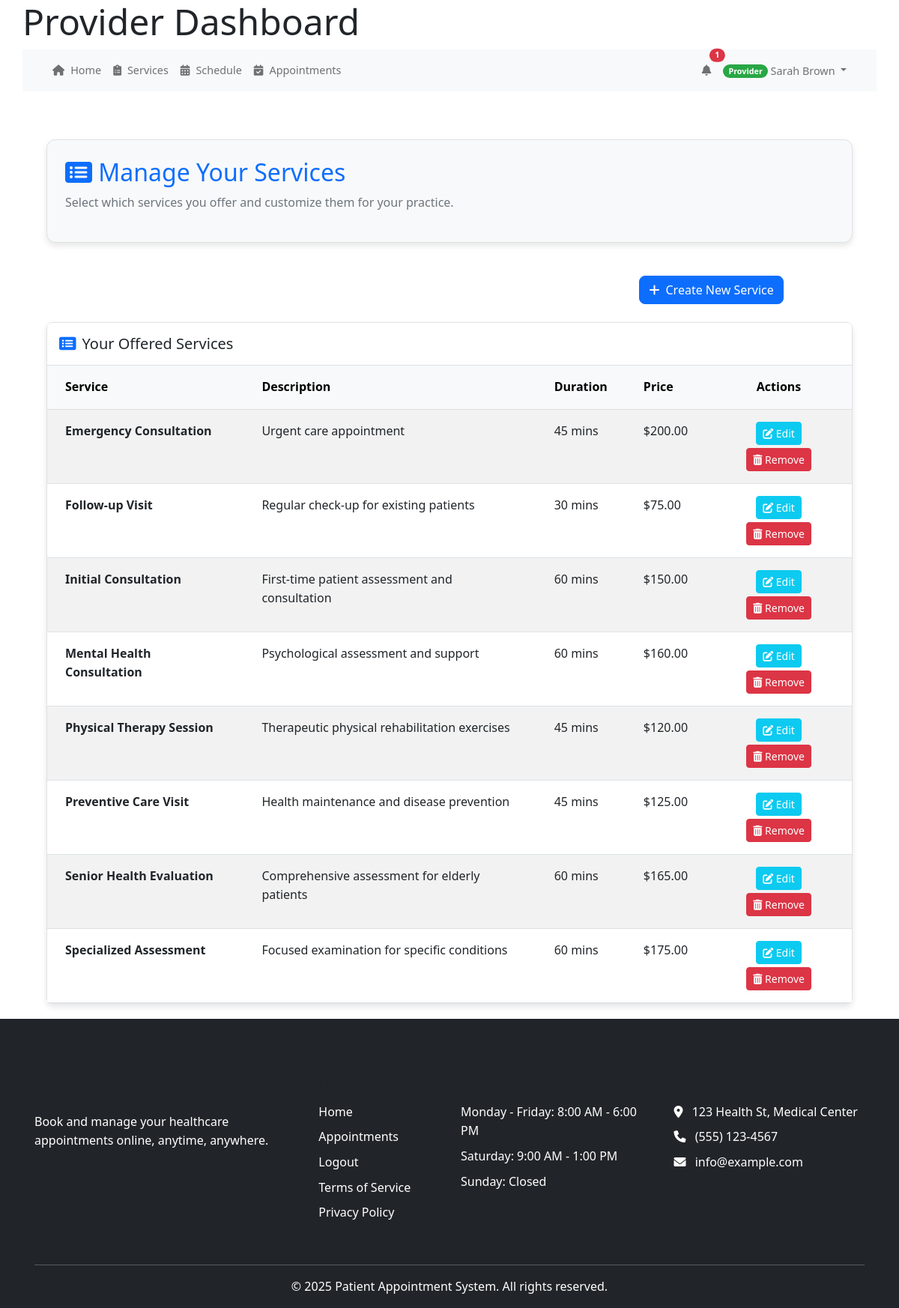
Screenshot of /index.php/provider/services (signed in) with the database file from the repository.
### tables this page shows
CREATE TABLE IF NOT EXISTS `provider_services` (
  `provider_service_id` int(11) NOT NULL AUTO_INCREMENT,
  `provider_id` int(11) NOT NULL,
  `service_id` int(11) NOT NULL,
  `custom_duration` int(11) DEFAULT NULL COMMENT 'Override default duration if needed',
  `custom_notes` text DEFAULT NULL,
  `created_at` datetime DEFAULT current_timestamp(),
  PRIMARY KEY (`provider_service_id`),
  KEY `provider_id` (`provider_id`),
  KEY `service_id` (`service_id`)
);

CREATE TABLE IF NOT EXISTS `services` (
  `service_id` int(11) NOT NULL AUTO_INCREMENT,
  `name` varchar(255) NOT NULL,
  `description` text DEFAULT NULL,
  `duration` int(11) DEFAULT 30,
  `price` decimal(10,2) DEFAULT NULL,
  `is_active` tinyint(1) DEFAULT 1,
  `created_at` timestamp NOT NULL DEFAULT current_timestamp(),
  PRIMARY KEY (`service_id`)
);

### controllers/provider_controller.php (called while the page is built, shortened)
<?php
require_once MODEL_PATH . '/Provider.php';
require_once MODEL_PATH . '/Appointment.php';
require_once MODEL_PATH . '/Services.php';
class ProviderController {
    protected $serviceModel;
    public function __construct() {
        $this->db = get_db();
        $this->serviceModel = new Services($this->db);
    }
    public function services() {
        $isAdminManaging = isset($_SESSION['admin_managing_provider_id']);
        $providerId = $isAdminManaging ? $_SESSION['admin_managing_provider_id'] : $_SESSION['user_id'];
        $services = $this->serviceModel->getServicesByProvider($providerId);
        include VIEW_PATH . '/provider/services.php';
    }
}
?>

### public_html/bootstrap.php (called while the page is built, shortened)
<?php
require_once APP_ROOT . '/core/helpers.php';
require_once CORE_PATH . '/helpers.php';
function get_db() {
    static $db = null;
    if ($db === null) {
        if (defined('DB_HOST') && defined('DB_USER') && defined('DB_PASS') && defined('DB_NAME')) {
            $db = new mysqli(DB_HOST, DB_USER, DB_PASS, DB_NAME);
            $db->set_charset('utf8mb4');
        } else {
            throw new Exception("Database constants not defined");
        }
    }
    return $db;
}
return true;

### models/Services.php (called while the page is built, shortened)
<?php
class Services {
    private $db;
    public function __construct($db) {
        $this->db = $db;
    }
    public function getServicesByProvider($provider_id) {
        $services = [];
        try {
            $query = "SELECT s.*, s.name AS service_name, ps.provider_service_id, ps.custom_duration, ps.custom_notes
                    FROM services s
                    JOIN provider_services ps ON s.service_id = ps.service_id
                    WHERE ps.provider_id = ? AND s.is_active = 1
                    ORDER BY s.name";
            if ($this->db instanceof mysqli) {
                $stmt = $this->db->prepare($query);
                $stmt->bind_param("i", $provider_id);
                $stmt->execute();
                $result = $stmt->get_result();
                if ($result) {
                    while ($row = $result->fetch_assoc()) {
                        $services[] = $this->enrichServiceData($row);
                    }
                }
            } elseif ($this->db instanceof PDO) {
                $stmt = $this->db->prepare($query);
                $stmt->bindParam(1, $provider_id, PDO::PARAM_INT);
                $stmt->execute();
                $services = array_map([$this, 'enrichServiceData'], $stmt->fetchAll(PDO::FETCH_ASSOC));
            }
        } catch (Exception $e) {
            error_log("Error in getServicesByProvider: " . $e->getMessage());
        }
        return $services;
    }
    private function enrichServiceData($service) {
        $service['icon'] = $this->getServiceIcon($service['name']);
        if (isset($service['duration']) && $service['duration'] >= 60) {
            $hours = floor($service['duration'] / 60);
            $minutes = $service['duration'] % 60;
            if ($minutes > 0) {
                $service['duration_formatted'] = "{$hours} hour" . ($hours > 1 ? 's' : '') .
                                             " {$minutes} minute" . ($minutes > 1 ? 's' : '');
            } else {
                $service['duration_formatted'] = "{$hours} hour" . ($hours > 1 ? 's' : '');
            }
        } else {
            $service['duration_formatted'] = $service['duration'] . " minute" .
                                          ($service['duration'] != 1 ? 's' : '');
        }
        return $service;
    }
    private function getServiceIcon($serviceName) {
        $name = strtolower($serviceName);
        if (strpos($name, 'check') !== false || strpos($name, 'exam') !== false) {
            return 'stethoscope';
        } elseif (strpos($name, 'therapy') !== false || strpos($name, 'counseling') !== false) {
            return 'brain';
        } elseif (strpos($name, 'cardiac') !== false || strpos($name, 'heart') !== false) {
            return 'heartbeat';
        } elseif (strpos($name, 'dental') !== false || strpos($name, 'teeth') !== false) {
            return 'tooth';
        } elseif (strpos($name, 'eye') !== false || strpos($name, 'vision') !== false) {
            return 'eye';
        } elseif (strpos($name, 'physical') !== false || strpos($name, 'rehab') !== false) {
            return 'dumbbell';
        } elseif (strpos($name, 'vaccine') !== false || strpos($name, 'immun') !== false) {
            return 'syringe';
        } elseif (strpos($name, 'lab') !== false || strpos($name, 'test') !== false) {
            return 'vial';
        } elseif (strpos($name, 'pediatric') !== false || strpos($name, 'child') !== false) {
            return 'child';
        } else {
            return 'user-md';
        }
    }
}

### core/helpers.php (called while the page is built, shortened)
<?php
function base_url($path = '') {
    $protocol = isset($_SERVER['HTTPS']) && $_SERVER['HTTPS'] !== 'off' ? 'https' : 'http';
    $host = $_SERVER['HTTP_HOST'] ?? 'localhost';
    $script_name = $_SERVER['SCRIPT_NAME'];
    $base_dir = dirname($script_name);
    $base_url = "{$protocol}://{$host}{$base_dir}";
    $base_url = rtrim($base_url, '/');
    $path = ltrim($path, '/');
    return $path ? "{$base_url}/{$path}" : $base_url;
}

### views/provider/services.php (the view, shortened to what this page needs)
<?php
print_r($_SESSION);
?>
<?php include VIEW_PATH . '/partials/header.php'; ?>
<div class="container mt-4">
    <div class="row mb-4">
        <div class="col-md-12">
            <div class="card shadow-sm bg-light">
                <div class="card-body p-4">
                    <h2 class="text-primary mb-2">
                        <i class="fas fa-list-alt"></i> Manage Your Services
                    </h2>
                    <p class="text-muted">Select which services you offer and customize them for your practice.</p>
                </div>
            </div>
        </div>
    </div>
    <div class="row mb-4">
        <div class="col-lg-8 col-md-10 mx-auto d-flex justify-content-end">
            <button class="btn btn-primary" data-bs-toggle="modal" data-bs-target="#addServiceModal">
                <i class="fas fa-plus me-2"></i>Create New Service
            </button>
        </div>
    </div>
    <div class="card shadow-sm rounded">
        <div class="card-header d-flex justify-content-between align-items-center bg-white py-3 rounded-top">
            <h5 class="mb-0"><i class="fas fa-list-alt me-2 text-primary"></i>Your Offered Services</h5>
        </div>
        <div class="card-body p-0">
            <?php if (empty($services)) : ?>
                <div class="text-center p-5">
                    <i class="fas fa-info-circle fa-3x text-muted mb-3"></i>
                    <h5>No services found</h5>
                    <p class="text-muted">You haven't added any services yet.</p>
                </div>
            <?php else : ?>
                <div class="table-responsive">
                    <table class="table table-hover table-striped mb-0">
                        <thead class="table-light">
                            <tr>
                                <th class="px-4 py-3">Service</th>
                                <th class="px-4 py-3">Description</th>
                                <th class="px-4 py-3">Duration</th>
                                <th class="px-4 py-3">Price</th>
                                <th class="px-4 py-3 text-center">Actions</th>
                            </tr>
                        </thead>
                        <tbody>
                            <?php foreach ($services as $service) : ?>
                                <tr>
                                    <td class="px-4 py-3">
                                        <strong><?= htmlspecialchars($service['name']) ?></strong>
                                    </td>
                                    <td class="px-4 py-3">
                                        <?= htmlspecialchars($service['description']) ?>
                                    </td>
                                    <td class="px-4 py-3">
                                        <?= htmlspecialchars($service['duration'] ?? '') ?> mins
                                    </td>
                                    <td class="px-4 py-3">
                                        $<?= htmlspecialchars($service['price']) ?>
                                    </td>
                                    <td class="px-4 py-3 text-center">
                                        <button
                                            class="btn btn-info btn-sm mb-1 edit-service-btn"
                                            data-bs-toggle="modal"
                                            data-bs-target="#editServiceModal"
                                            data-service-id="<?= $service['service_id'] ?>"
                                            data-service-name="<?= htmlspecialchars($service['name'], ENT_QUOTES) ?>"
                                            data-description="<?= htmlspecialchars($service['description'], ENT_QUOTES) ?>"
                                            data-duration="<?= $service['duration'] ?>"
                                            data-price="<?= $service['price'] ?>"
                                        >
                                            <i class="fas fa-edit"></i> Edit
                                        </button>
                                        <form method="POST" action="<?= base_url('index.php/service/deleteProviderService') ?>" class="d-inline-block">
                                            <button type="submit" class="btn btn-danger btn-sm w-100" onclick="return confirm('Are you sure you want to remove this service?');">
                                                <i class="fas fa-trash-alt"></i> Remove
                                            </button>
                                        </form>
                                    </td>
                                </tr>
                            <?php endforeach; ?>
                        </tbody>
                    </table>
                </div>
            <?php endif; ?>
        </div>
    </div>
</div>
<?php include VIEW_PATH . '/partials/footer.php'; ?>

### views/partials/header.php (style rules this page uses)
body { padding-top: 20px; padding-bottom: 20px; font-family: 'Segoe UI', Tahoma, Geneva, Verdana, sans-serif; }
.card { margin-bottom: 20px; border-radius: 12px; box-shadow: 0 4px 8px rgba(0,0,0,0.1) !important; transition: none !important; }

### views/partials/footer.php (style rules this page uses)
html, body { height: 100%; margin: 0; padding: 0; }
body { display: flex; flex-direction: column; min-height: 100vh; }
.container { flex: 1 0 auto; }

### rows the page displays
provider_services: service.name "Emergency Consultation", service.description "Urgent care appointment", service.duration "45", service.price "200.00"
provider_services: service.name "Follow-up Visit", service.description "Regular check-up for existing patients", service.duration "30", service.price "75.00"
provider_services: service.name "Initial Consultation", service.description "First-time patient assessment and consultation", service.duration "60", service.price "150.00"
provider_services: service.name "Mental Health Consultation", service.description "Psychological assessment and support", service.duration "60", service.price "160.00"
provider_services: service.name "Physical Therapy Session", service.description "Therapeutic physical rehabilitation exercises", service.duration "45", service.price "120.00"
provider_services: service.name "Preventive Care Visit", service.description "Health maintenance and disease prevention", service.duration "45", service.price "125.00"
provider_services: service.name "Senior Health Evaluation", service.description "Comprehensive assessment for elderly patients", service.duration "60", service.price "165.00"
provider_services: service.name "Specialized Assessment", service.description "Focused examination for specific conditions", service.duration "60", service.price "175.00"

### other values shown
$unreadCount "1"
$userRole "Provider"
$userName "Sarah Brown"
